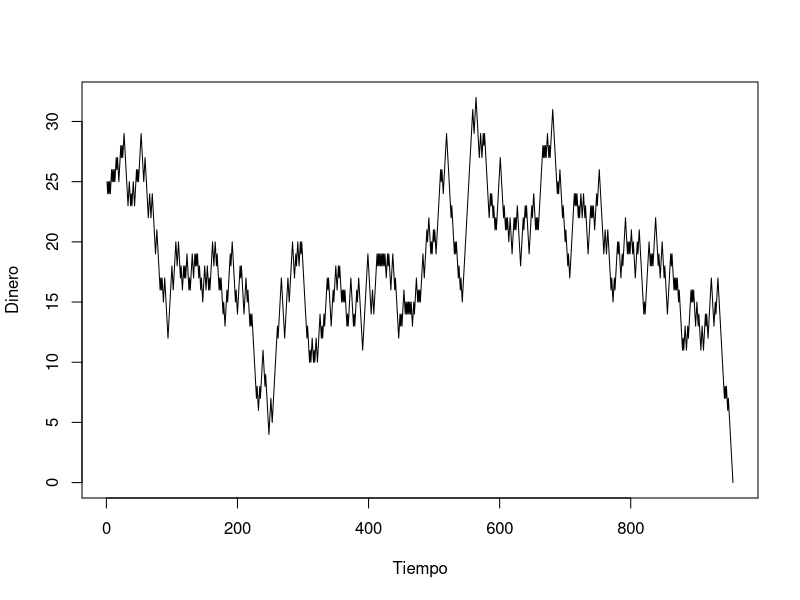

Source code (R):
# S es la cantidad de dinero que está en juego
# k es la cantidad de dinero inicial del jugador A
# p es la probabilidad de que el jugador A gane en cada paso
# Esta función simula el juego hasta que el jugador A
# se quede con todo el dinero, o quede en bancarrota.
GamblersRuin <- function(S, k, p, graf=FALSE) {
  if(graf) G <- c(k)
  dinero <- k
  while(dinero != 0 && dinero != S){
    r <- sample(2, 1, prob=c(1 - p, p)) # Valor aleatorio entre 1 y 2.
    # print(dinero) Para ver un proceso en particular, descomentar esta linea
    if(r > 1){
      dinero <- dinero + 1
    }
    else {
      dinero <- dinero - 1
    }
    if(graf) G <- append(G, dinero)
  }
  if(graf){
    pdf("gamblersruin.pdf")
    plot(G, type='l', xlab="Tiempo", ylab="Dinero")
    dev.off()
  }
  return(dinero == S)
}

# rep es la cantidad de repeticiones que se quieren simular
# S es la cantidad de dinero que está en juego
# k es la cantidad de dinero inicial del jugador A
# p es la probabilidad de que A gane en cada paso
# Esta funcion simplemente simula GamblersRuin 'rep' veces, y
# obtiene información empírica basada en sus resultados.
PruebaEmpirica <- function(rep, S, k, p) {
  acum <- 0
  for (i in 1:rep) {
    s <- GamblersRuin(S, k, p)
    if(s) acum <- acum + 1
  }
  return(acum / rep)
}

# Algunas pruebas interesantes

# Si le pasamos el parámetro 'graf' en TRUE, la función nos va a devolver un
# lindo gráfico de la cantidad de dinero del jugador A en función del tiempo.
GamblersRuin(50, 25, 0.49, graf=TRUE)

# En este, empezamos con 7 dólares, y hay 10 en juego, nuestra probabilidad de ganar
# cada ronda es de 0.42. A pesar de la clara ventaja inicial, las probabilidades
# son más grandes de quedar en la ruina que de ganar.
PruebaEmpirica(200, 4, 2, 0.42)
# Resultado teórico: 0.3541127

# En este, empezamos con 4 dólares, y solo necesitamos uno más para ganar (hay 5 en
# juego), pero nuestra chance de ganar cada ronda es de 0.3. Aún a pesar de la gran
# ventaja, es más probable quedar en la ruina que ganar.
PruebaEmpirica(300, 5, 4, 0.3)
# Resultado teórico: 0.4201884

# Este es particularmente divertido, empezamos con 50 dólares, y necesitamos llegar a 100,
# y la probabilidad de ganar en cada partida es de 0.495, es decir, el juego está muy cerca
# de ser justo.
# Advertencia: Esta simulación tarda mucho.
PruebaEmpirica(300, 100, 50, 0.495) 
# Resultado teórico: 0.2689349

# Resulta fascinante que estas simulaciones, puestas como juegos en un casino, 
# podrían resultar exageramente atractivas, a pesar de la tan baja probabilidad
# de ser 'ganados'.
